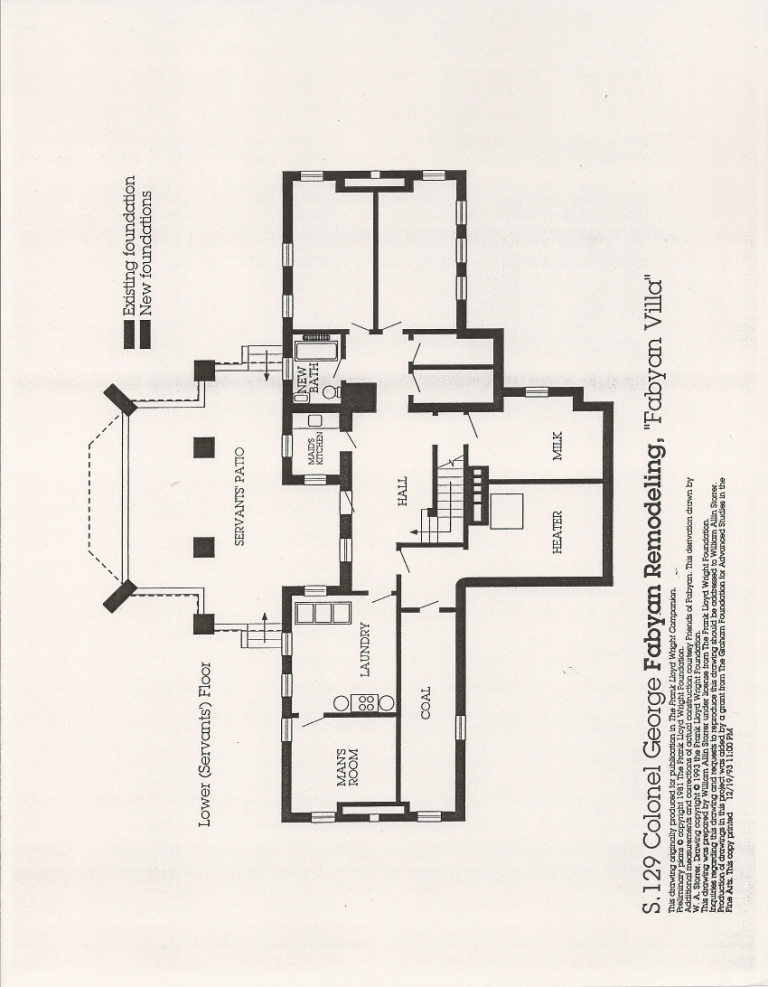
#> input picture backend/src/image_captioning_module/test.jpg, 768 x 987 px
$ python -i image_ocr.py   (imports and definitions only)
#> lines starting #> are read from the running program, lines starting #| are printed output that depends on the picture
"""
File: image_ocr.py
Project: SouL--DigitalRecordsManagementforMuseumsandHistoricalSites
File Created: 8th Oct 2023 4:18 am, Sunday
Author: Saurabh Zinjad (GitHub: Ztrimus)
Email: zinjadsaurabh1997@gmail.com

Copyright (c) 2023 Saurabh Zinjad
"""

# !pip install pytesseract
# !pip install pillow
# !pip install opencv-python

# # for linux
# !sudo apt update
# !sudo apt install tesseract-ocr
# !sudo apt install libtesseract-dev

from PIL import Image
import pytesseract
import numpy as np
import cv2
import os


def img_preprocessing(filename):
#> called with filename = 'test.jpg'
    image = cv2.imread(filename)
#> image is the input picture: shape (987, 768, 3); mean B, G, R 222, 227.9, 233
    # Convert the image to grayscale
    gray = cv2.cvtColor(image, cv2.COLOR_BGR2GRAY)
    # Apply contrast enhancement
    clahe = cv2.createCLAHE(clipLimit=2.0, tileGridSize=(8, 8))
    enhanced = clahe.apply(gray)
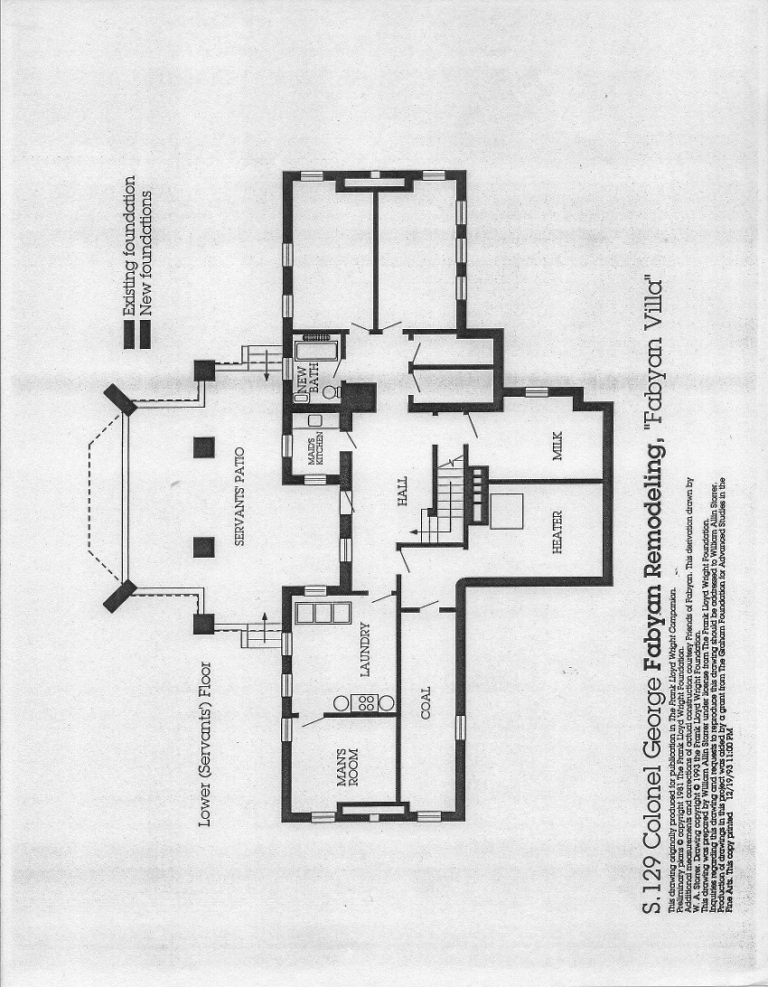
#> enhanced: shape (987, 768); min 13, max 254, mean 221
    resized_image = cv2.resize(
        enhanced, None, fx=2, fy=2, interpolation=cv2.INTER_CUBIC
    )
    return resized_image


def image_ocr(file):
    preprocessed_img = img_preprocessing(file)
    return pytesseract.image_to_string(preprocessed_img)

>>> result = img_preprocessing('test.jpg')
